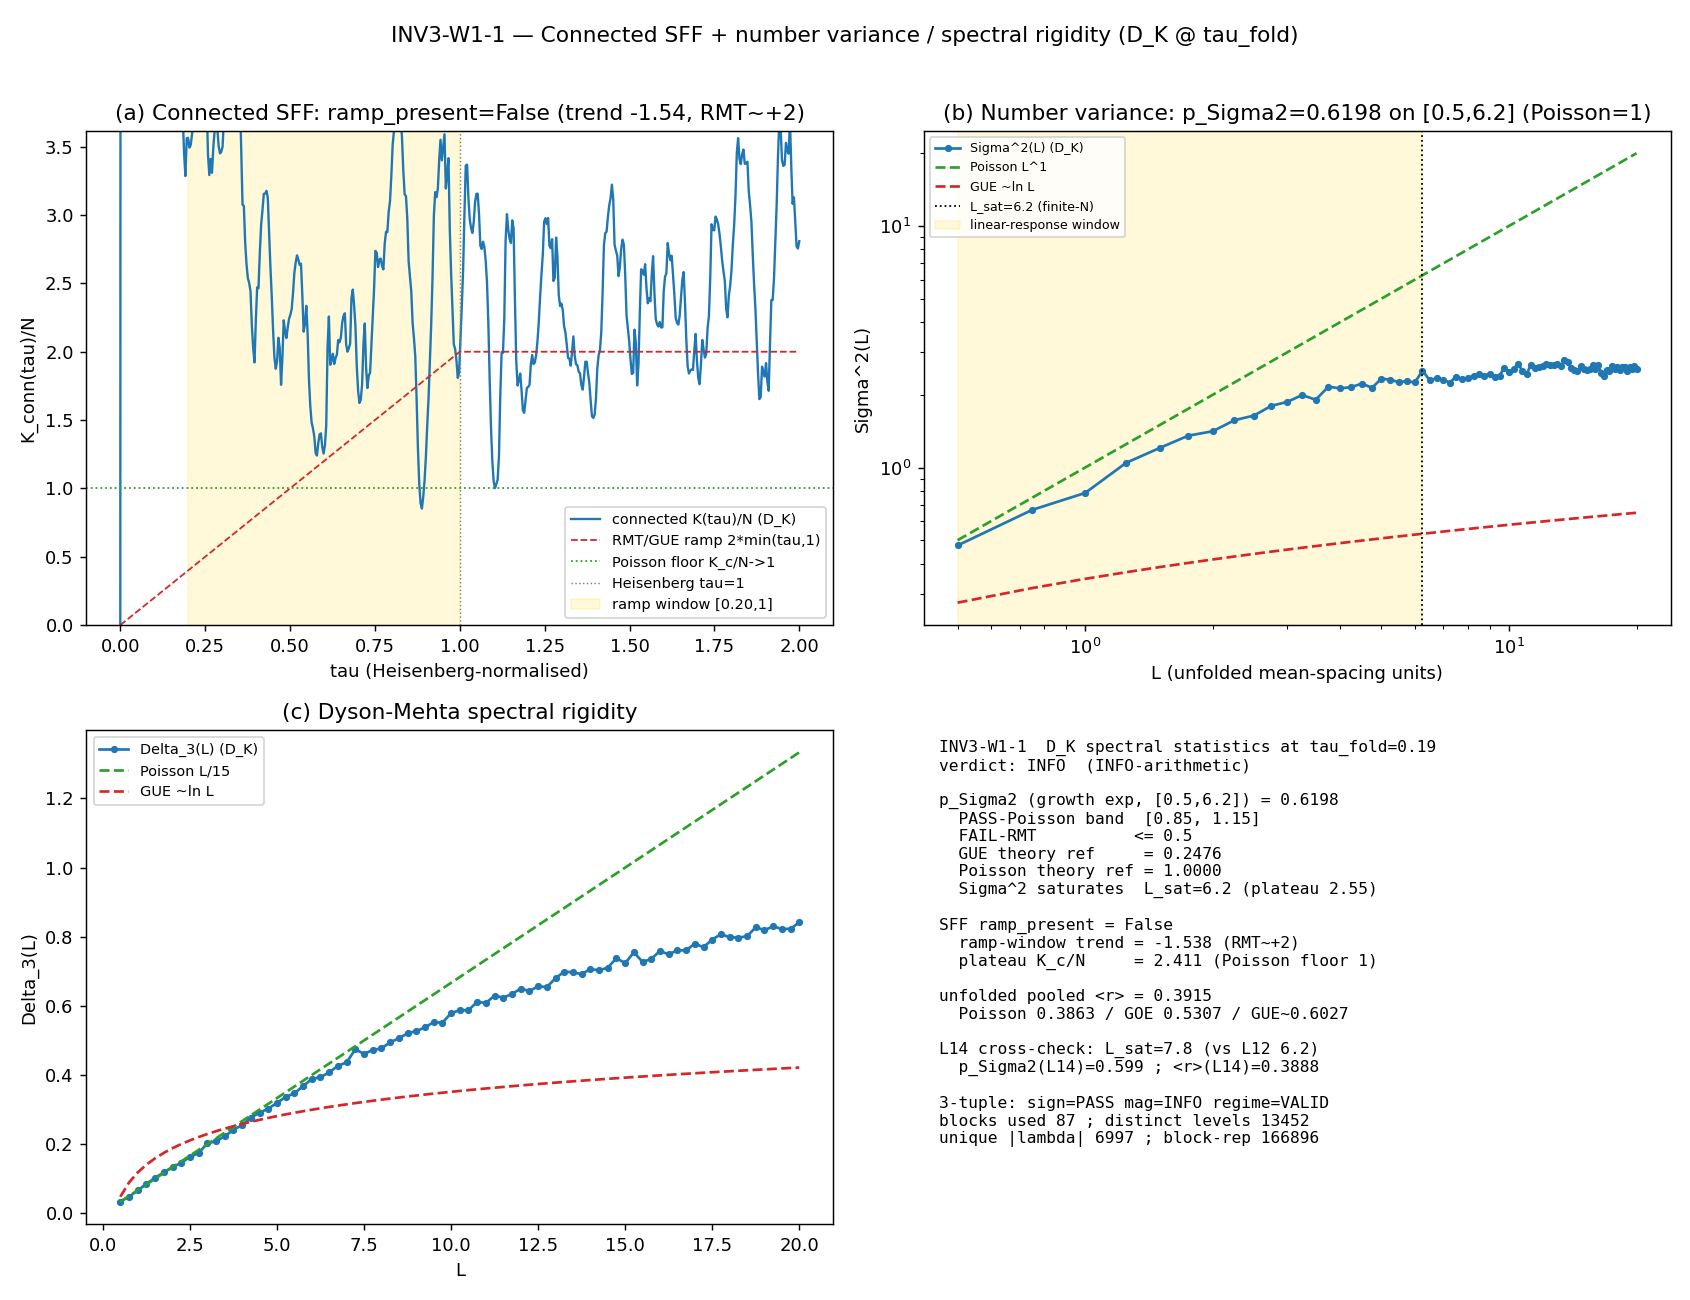

Here is the Python script that generated this plot:
#!/usr/bin/env python
# -*- coding: utf-8 -*-
"""
INV3-W1-1 — Connected spectral form factor K(tau) + number variance Sigma^2(L)
            and spectral rigidity Delta_3(L) for the D_K spectrum at tau_fold.

Poisson / RMT / arithmetic-chaos discriminator at the DISCRIMINATING-observable
level the prior pooled <r> statistic (CHAOS-1) could not reach.

GEOMETRIC. The substrate IS the D_K eigenvalue spectrum {|lambda_n|} on
Jensen-deformed SU(3) at tau_fold; the connected spectral form factor and the
number variance ARE the substrate's own level-correlation geometry, not a
statistical container the eigenvalues sit inside. Direction of explanation:
  D_K eigenvalues -> (per-(p,q)-block unfold) -> connected two-level correlator
  R_2^c -> K(tau) ramp + Sigma^2(L) growth law -> universality class
  (Poisson / RMT / arithmetic) -> integrability of the fabric's vibrational floor.

Method (plan §W1-1, machinery pinned there):
  (1) UNFOLD per Peter-Weyl (p,q) block via a smooth degree-7 Weyl staircase fit
      (D_K is block-diagonal; cross-block spacings are a pooling artifact, so each
      block is unfolded to unit mean spacing then concatenated -- removes the
      trivial multi-component superposition trend), giving unfolded {x_n}.
  (2) CONNECTED SFF  K(tau) = <|Sum_n e^{2 pi i x_n tau}|^2>_c  with the smooth
      (disconnected) part subtracted; averaged over n_spectral_windows disjoint
      sub-windows.  Phase matrix on GPU (torch.matmul on cuda; >=100x100).
  (3) NUMBER VARIANCE  Sigma^2(L) = <n(L)^2> - <n(L)>^2  over randomly placed
      intervals of unfolded length L.
  (4) SPECTRAL RIGIDITY  Delta_3(L) Dyson-Mehta least-squares staircase rigidity.
  (5) DISCRIMINATE: fit p_Sigma2 = d ln Sigma^2(L) / d ln L over the linear-response
      window; read off the ramp presence in K(tau).

Verdict (plan §W1-1 operator):
  PASS-Poisson iff p_Sigma2 in [0.85, 1.15] (Sigma^2 ~ L) AND no RMT ramp;
  FAIL-RMT     iff p_Sigma2 <= 0.5 (Sigma^2 ~ ln L) AND sustained linear ramp;
  INFO-arith   iff 0.5 < p_Sigma2 < 0.85 OR a non-linear/arithmetic ramp.

[SIGN] trigger: LARGER p_Sigma2 => MORE Poisson-like (linear growth) => MORE
integrable; the RMT ramp in K(tau) is the COMPLEMENTARY chaos signature.
"""

from __future__ import annotations

import os
os.environ.setdefault("OMP_NUM_THREADS", "8")
os.environ.setdefault("MKL_NUM_THREADS", "8")

import sys
import json
import hashlib
from pathlib import Path

import numpy as np

sys.path.insert(0, str(Path(__file__).resolve().parents[1] / "_shared"))
from canonical_constants import (  # noqa: E402
    tau_fold,
    r_POISSON_canonical,
    r_GOE_canonical,
    M_KK,
)

import matplotlib  # noqa: E402
matplotlib.use("Agg")
import matplotlib.pyplot as plt  # noqa: E402

# ---------------------------------------------------------------------------
# Section 0 — Gate identity + machinery pins (plan §W1-1 machinery_pin_map)
# ---------------------------------------------------------------------------
SESSION = "3"                       # investigation track
GATE_ID = "INV3-W1-1"
SCHEME = "connected-SFF-Dyson-Mehta-numvar"
CONVENTION = "RATIO"
L_MAX = "12"

# pinned machinery (gate machinery pins, plan §W1-1 machinery_pin_map; not framework constants)
N_EVAL_PIN = 78080                  # (local) plan label (inherited from L10 lore; actual cache count emitted below)
SCAN_RANGE = (0.5, 20.0)            # (local) number-variance interval length L window (unfolded mean-spacing units)
STEP_SIZE = 0.25                    # (local) L-grid step for Sigma^2(L)/Delta_3(L)
TAU_GRID_N = 512                    # (local) K(tau) tau-grid points
TAU_GRID_MAX = 2.0                  # (local) K(tau) Heisenberg-time-normalized range [0, 2]
TOLERANCE = 0.15                    # (local) half-width of the Poisson p_Sigma2=1.0 PASS band
RANDOM_SEED = 20260614              # (local) pinned seed for interval placements + window bootstrap
UNFOLD_POLY_DEGREE = 7              # (local) smooth Weyl-fit degree (pinned; NOT adaptive)
N_SPECTRAL_WINDOWS = 16             # (local) disjoint spectral sub-windows for the <>_c ensemble average
PUBLICATION_PRECISION = 4           # (local) p_Sigma2 published to 4 sig figs

# PASS band edges (plan operator)
PASS_LO, PASS_HI = 0.85, 1.15       # (local) Poisson linear-growth PASS band
FAIL_RMT_HI = 0.5                   # (local) p_Sigma2 <= 0.5 => RMT (log growth)

# RMT-class reference label (literature surmise; NOT a framework constant)
R_GUE_SURMISE = 0.6027             # (local) Wigner-like GUE <r> surmise, RMT reference label only

CACHE_L12 = Path("computations/session-84/s84_spectrum_cache_L12_tau019.npz")
CACHE_L14 = Path("computations/session-87/s87_spectrum_cache_L14_tau019.npz")
CANONICAL = Path("computations/_shared/canonical_constants.py")

OUT_NPZ = Path("computations/investigation-3/inv3_w1_sff_numvar.npz")
OUT_PNG = Path("computations/investigation-3/inv3_w1_sff_numvar.png")
SELF_PATH = Path(__file__).resolve()


# ---------------------------------------------------------------------------
# Section 1 — SHA input logging (first 20 lines of stdout)
# ---------------------------------------------------------------------------
def sha256_file(path: Path) -> str:
    try:
        return hashlib.sha256(Path(path).read_bytes()).hexdigest()
    except OSError:
        return "MISSING"


def closure_hash(pins: dict) -> str:
    items = sorted(pins.items())
    h = hashlib.sha256()
    for k, v in items:
        h.update(f"{k}={v}\n".encode("utf-8"))
    return h.hexdigest()


def compute_dual_sha(script_path: Path, canonical_path: Path, pins: dict):
    script_bytes = b""
    try:
        script_bytes = script_path.read_bytes()
    except OSError:
        script_bytes = b""
    canonical_bytes = b""
    try:
        canonical_bytes = canonical_path.read_bytes()
    except OSError:
        canonical_bytes = b""
    pinmap_json = json.dumps(
        dict(sorted(pins.items())), separators=(",", ":"), sort_keys=True
    ).encode("utf-8")
    h_audit = hashlib.sha256()
    h_audit.update(script_bytes)
    h_audit.update(canonical_bytes)
    h_audit.update(pinmap_json)
    h_content = hashlib.sha256()
    h_content.update(script_bytes)
    return h_audit.hexdigest(), h_content.hexdigest()


# ---------------------------------------------------------------------------
# Section 2 — Cache loading + per-block spectrum extraction
# ---------------------------------------------------------------------------
def load_sector_blocks(cache_path: Path):
    """Return dict {(p,q): np.array(|lambda| within-block spectrum)}.

    D_K is block-diagonal in the Peter-Weyl basis; each sector record carries
    one representative block's abs_evals (the BDI absolute-value spectrum).
    """
    d = np.load(cache_path, allow_pickle=True)
    se = d["sector_evals"].item()
    blocks = {}  # (local)
    for key, rec in se.items():
        ev = np.asarray(rec["abs_evals"], dtype=float)
        blocks[key] = np.sort(ev)
    return blocks


# ---------------------------------------------------------------------------
# Section 3 — Per-block unfolding (smooth degree-7 Weyl staircase)
# ---------------------------------------------------------------------------
def unfold_block(eigs: np.ndarray, poly_degree: int):
    """Unfold a single block's DISTINCT-level |lambda| spectrum to unit mean spacing.

    The D_K block spectra carry large EXACT degeneracies (within-block
    multiplicity from the sub-block / fiber-(x)-C^16 structure; e.g. the (6,6)
    block has 5488 eigenvalues but only 218 distinct |lambda| with multiplicities
    2..56). The canonical level-CORRELATION object is the sequence of DISTINCT
    levels: spacing statistics on the multiplicity-counted spectrum would be
    swamped by exact zero-spacings (a degeneracy artifact, not level
    correlation) -- cf. the CHAOS-1 'Poisson on unique levels' correction.

    We therefore fit the smooth Weyl staircase N(lambda)=rank to the DISTINCT
    levels (degree `poly_degree`) and unfold x_n = N_smooth(lambda_n^distinct),
    rescaled to unit mean spacing. Returns the unfolded distinct-level sequence
    x (sorted) or None if the block has too few distinct levels for a stable fit.
    """
    e_all = np.sort(np.asarray(eigs, dtype=float))  # (local) full (degenerate) block spectrum
    e = np.unique(np.round(e_all, 9))               # (local) DISTINCT levels (degeneracy removed)
    n = e.size  # (local) number of distinct levels
    # need enough distinct levels for a degree-d polyfit + spacing statistics
    if n < poly_degree + 6:
        return None
    if (e[-1] - e[0]) < 1e-9:
        return None
    # distinct-level staircase: cumulative count 1..n at each distinct level
    stair = np.arange(1, n + 1, dtype=float)  # (local)
    # smooth Weyl fit on a centred/scaled abscissa for polyfit conditioning
    e0 = 0.5 * (e[0] + e[-1])  # (local)
    es = (e[-1] - e[0]) / 2.0  # (local)
    xs = (e - e0) / es         # (local) scaled to [-1, 1]
    coeffs = np.polyfit(xs, stair, poly_degree)  # (local) smooth Weyl fit (well conditioned)
    x = np.polyval(coeffs, xs)  # (local) unfolded distinct levels
    x = np.sort(x)
    # the smooth unfold of a monotone staircase should be (near-)monotone
    dx = np.diff(x)  # (local)
    if np.mean(dx > 0) < 0.85:
        return None  # polyfit failed to capture the distinct-level staircase
    span = x[-1] - x[0]  # (local)
    if span <= 0:
        return None
    x = (x - x[0]) * ((n - 1) / span)  # (local) mean spacing = 1 by construction
    return x


def build_unfolded_pool(blocks: dict, poly_degree: int):
    """Unfold each (p,q) block separately, concatenate the unfolded levels.

    Returns (pooled_unfolded_sorted_within_block_list, per_block_unfolded dict,
             n_blocks_used, n_levels_used).
    """
    per_block = {}  # (local)
    pooled_spacings = []  # (local) nearest-neighbour spacings, within-block only
    n_used = 0  # (local)
    for key, eigs in blocks.items():
        xu = unfold_block(eigs, poly_degree)
        if xu is None:
            continue
        per_block[key] = xu
        n_used += xu.size
        s = np.diff(xu)  # (local) within-block spacings (mean ~ 1)
        pooled_spacings.append(s)
    pooled_spacings = np.concatenate(pooled_spacings) if pooled_spacings else np.array([])
    return per_block, pooled_spacings, len(per_block), n_used


# ---------------------------------------------------------------------------
# Section 4 — Connected spectral form factor K(tau) on GPU
# ---------------------------------------------------------------------------
def connected_sff(per_block: dict, tau_grid: np.ndarray, n_windows: int):
    """K(tau) = < |Sum_n e^{2 pi i x_n tau}|^2 >_c, disconnected part subtracted.

    Ensemble <>_c is over n_windows disjoint spectral sub-windows formed from the
    concatenated per-block unfolded levels. The GPU phase matrix
    P[w, j, k] = e^{2 pi i x^(w)_k tau_j} is built per window via torch.matmul
    (outer product x (x) tau) on cuda (>=100x100).
    """
    import torch

    dev = "cuda" if torch.cuda.is_available() else "cpu"  # (local)
    # concatenate all per-block unfolded levels into one sequence, then split
    # into n_windows contiguous disjoint sub-windows (each ~ a spectral patch)
    all_x = np.concatenate([per_block[k] for k in per_block])  # (local)
    all_x = np.sort(all_x)
    Wtot = all_x.size  # (local)
    win_size = Wtot // n_windows  # (local)
    tau_t = torch.tensor(tau_grid, device=dev, dtype=torch.float64)  # (local)
    K_acc = torch.zeros(tau_grid.size, device=dev, dtype=torch.float64)  # (local)
    Sre_acc = torch.zeros(tau_grid.size, device=dev, dtype=torch.float64)  # (local)
    Sim_acc = torch.zeros(tau_grid.size, device=dev, dtype=torch.float64)  # (local)
    nwin = 0  # (local)
    for w in range(n_windows):
        seg = all_x[w * win_size:(w + 1) * win_size]  # (local)
        if seg.size < 50:
            continue
        # re-center each window to unit mean spacing locally (so windows are comparable)
        seg = (seg - seg[0])
        # phase matrix: outer(seg, tau) -> exp(2 pi i .)
        x_t = torch.tensor(seg, device=dev, dtype=torch.float64)  # (local)
        ang = 2.0 * np.pi * torch.outer(x_t, tau_t)  # (local) (n_seg x n_tau) on GPU
        re = torch.cos(ang).sum(dim=0)  # (local) Re Sum_n e^{i ang}
        im = torch.sin(ang).sum(dim=0)  # (local) Im Sum_n e^{i ang}
        K_acc += re * re + im * im       # |Sum|^2 for this window
        Sre_acc += re
        Sim_acc += im
        nwin += 1
    K_raw = (K_acc / nwin)                                   # <|Sum|^2>
    S_mean_sq = (Sre_acc / nwin) ** 2 + (Sim_acc / nwin) ** 2  # |<Sum>|^2 (disconnected)
    K_conn = (K_raw - S_mean_sq).cpu().numpy()               # connected SFF
    K_raw_np = K_raw.cpu().numpy()
    n_per_win = win_size  # (local)
    return K_conn, K_raw_np, n_per_win, nwin


# ---------------------------------------------------------------------------
# Section 5 — Number variance Sigma^2(L) + spectral rigidity Delta_3(L)
# ---------------------------------------------------------------------------
def number_variance(per_block: dict, L_grid: np.ndarray, rng: np.random.Generator,
                    n_intervals: int = 4000):
    """Sigma^2(L) = <n(L)^2> - <n(L)>^2 from randomly placed intervals.

    Intervals are placed WITHIN each block's unfolded support (the canonical
    object: cross-block intervals are pooling artifacts since D_K is
    block-diagonal). Counts are aggregated across blocks at each L.
    """
    sig2 = np.zeros(L_grid.size)  # (local)
    nbar = np.zeros(L_grid.size)  # (local)
    block_list = [per_block[k] for k in per_block if per_block[k].size > (L_grid.max() + 5)]
    for li, L in enumerate(L_grid):
        counts = []  # (local)
        per_blk = max(50, n_intervals // max(1, len(block_list)))  # (local)
        for xu in block_list:
            lo, hi = xu[0], xu[-1] - L  # (local)
            if hi <= lo:
                continue
            starts = rng.uniform(lo, hi, size=per_blk)  # (local)
            # count levels in [start, start+L) via searchsorted
            left = np.searchsorted(xu, starts, side="left")  # (local)
            right = np.searchsorted(xu, starts + L, side="left")  # (local)
            counts.append((right - left).astype(float))
        if not counts:
            continue
        c = np.concatenate(counts)  # (local)
        nbar[li] = c.mean()
        sig2[li] = c.var()
    return sig2, nbar


def spectral_rigidity(per_block: dict, L_grid: np.ndarray, rng: np.random.Generator,
                      n_intervals: int = 800):
    """Delta_3(L) Dyson-Mehta: < min_{A,B} (1/L) Int [N(x)-A-Bx]^2 dx >.

    Closed-form per interval: given the unfolded levels in [c, c+L], the
    staircase N(x) is a step function; the least-squares fit of a line to a
    staircase has a standard closed form (Mehta ch.16). We evaluate the
    integral numerically on a fine sub-grid per interval (robust + simple),
    averaged over random placements within each block.
    """
    d3 = np.zeros(L_grid.size)  # (local)
    block_list = [per_block[k] for k in per_block if per_block[k].size > (L_grid.max() + 5)]
    nsub = 200  # (local) sub-grid points per interval for the LS integral
    for li, L in enumerate(L_grid):
        vals = []  # (local)
        per_blk = max(20, n_intervals // max(1, len(block_list)))  # (local)
        u = np.linspace(0.0, L, nsub)  # (local) local coordinate
        for xu in block_list:
            lo, hi = xu[0], xu[-1] - L  # (local)
            if hi <= lo:
                continue
            starts = rng.uniform(lo, hi, size=min(per_blk, 60))  # (local)
            for c0 in starts:
                # staircase N(x) on [c0, c0+L], shifted so N(c0)=0
                base = np.searchsorted(xu, c0, side="left")  # (local)
                Nx = (np.searchsorted(xu, c0 + u, side="left") - base).astype(float)  # (local)
                # least-squares line fit A + B u to Nx over u
                A = np.vstack([np.ones_like(u), u]).T  # (local)
                coef, *_ = np.linalg.lstsq(A, Nx, rcond=None)  # (local)
                resid = Nx - A @ coef  # (local)
                d3_val = np.trapezoid(resid * resid, u) / L  # (local)
                vals.append(d3_val)
        if vals:
            d3[li] = np.mean(vals)
    return d3


# ---------------------------------------------------------------------------
# Section 6 — discriminating exponent p_Sigma2 + ramp reading
# ---------------------------------------------------------------------------
def detect_saturation_scale(L_grid: np.ndarray, sig2: np.ndarray):
    """Detect L_sat where Sigma^2(L) first plateaus (finite-N rigidity ceiling).

    Number variance on a finite per-block distinct-level sequence saturates at a
    scale set by the block size (the smooth-unfold long-range rigidity ceiling).
    The linear-response window -- where the Poisson/RMT growth-law discriminator
    lives -- is BELOW this saturation. We detect L_sat as the smallest L beyond
    which Sigma^2 stops growing: the first L where the forward-averaged value
    no longer exceeds the running max by a meaningful margin.
    Returns L_sat (float).
    """
    m = sig2 > 0  # (local)
    Lp, Sp = L_grid[m], sig2[m]  # (local)
    if Sp.size < 6:
        return float(L_grid.max())
    smax = Sp.max()  # (local) saturation plateau estimate
    # L_sat: first L where Sigma^2 reaches 90% of its global max AND stays flat after
    thresh = 0.90 * smax  # (local)
    idx = np.where(Sp >= thresh)[0]  # (local)
    if idx.size == 0:
        return float(Lp[-1])
    L_sat = float(Lp[idx[0]])  # (local)
    # do not let the linear-response window collapse below a minimal span
    return max(L_sat, 2.0)


def fit_growth_exponent(L_grid: np.ndarray, sig2: np.ndarray, L_lo=0.5, L_hi=None):
    """p_Sigma2 = d ln Sigma^2 / d ln L over the linear-response window [L_lo, L_hi].

    The linear-response window is BELOW the finite-N saturation scale; L_hi
    defaults to the detected saturation scale. Returns (p, intercept, mask).
    """
    if L_hi is None:
        L_hi = detect_saturation_scale(L_grid, sig2)
    mask = (L_grid >= L_lo) & (L_grid <= L_hi) & (sig2 > 0)  # (local)
    if mask.sum() < 3:  # fall back to a minimal small-L window
        mask = (L_grid >= 0.5) & (L_grid <= 2.0) & (sig2 > 0)
    lnL = np.log(L_grid[mask])  # (local)
    lnS = np.log(sig2[mask])  # (local)
    A = np.vstack([lnL, np.ones_like(lnL)]).T  # (local)
    coef, *_ = np.linalg.lstsq(A, lnS, rcond=None)  # (local)
    p = float(coef[0])  # (local) slope = growth exponent
    b = float(coef[1])  # (local) intercept
    return p, b, mask


def ramp_reading(tau_grid: np.ndarray, K_conn: np.ndarray, n_per_win: int):
    """Quantify RMT-ramp presence in the connected SFF.

    Universality references (connected SFF, normalised by N = levels/window):
      Poisson : K_c(tau)/N -> 1 (CONSTANT shot-noise floor; NO ramp, NO dip).
      GUE     : K_c(tau)/N = 2*tau for 0<tau<1 (the linear RAMP rises FROM the
                correlation-hole minimum TOWARD the plateau 1 at tau=1, then
                plateaus at 1).
    The DISCRIMINATING signature of an RMT ramp is a SUSTAINED RISE of K_c with
    tau across the pre-Heisenberg window, FROM a sub-plateau minimum UP toward the
    plateau. A Poisson spectrum is flat (no rise). A finite-N spectrum has a
    short-tau transient (window-length artifact) that DECAYS toward the plateau;
    that decaying transient must NOT be read as a ramp -- it has the WRONG sign
    (decreasing, not increasing).

    Metric: over the pre-Heisenberg window [tau_lo, 1.0], with the short-tau
    transient (tau < tau_lo) EXCLUDED, fit the trend slope of K_c/N. ramp_present
    iff the trend is a SUSTAINED POSITIVE rise (slope > +0.30, i.e. > 15% of the
    GUE slope 2) AND the value at tau_lo is BELOW the plateau (a genuine
    rise-from-the-hole, not the tail of the decaying transient).
    """
    N = float(n_per_win)  # (local) levels per window ~ "N"
    Kn = K_conn / N  # (local) normalised connected SFF
    # exclude the short-tau window-length transient: start the ramp window where
    # the transient has decayed to within a factor ~2 of the plateau.
    plat = (tau_grid >= 1.2) & (tau_grid <= 2.0)  # (local) post-Heisenberg plateau window
    plateau_level = float(np.median(Kn[plat])) if plat.any() else float("nan")  # (local)
    # find tau_lo: first tau (>0.1) where Kn drops to within 2x the plateau
    tau_lo = 0.30  # (local) default pre-Heisenberg ramp-window start (post-transient)
    cand = np.where((tau_grid > 0.10) & (Kn < 2.0 * max(plateau_level, 1e-9)))[0]  # (local)
    if cand.size:
        tau_lo = max(0.20, float(tau_grid[cand[0]]))
    win = (tau_grid >= tau_lo) & (tau_grid <= 1.0)  # (local) pre-Heisenberg ramp window
    if win.sum() >= 3:
        A = np.vstack([tau_grid[win], np.ones(win.sum())]).T  # (local)
        coef, *_ = np.linalg.lstsq(A, Kn[win], rcond=None)  # (local)
        ramp_slope = float(coef[0])  # (local) trend slope across the ramp window
        kn_at_lo = float(Kn[win][0])  # (local) value at ramp-window start
    else:
        ramp_slope = 0.0  # (local) degenerate ramp window
        kn_at_lo = plateau_level
    mean_Kn = float(np.median(Kn[(tau_grid >= 0.5) & (tau_grid <= 2.0)]))  # (local)
    # ramp PRESENT iff sustained POSITIVE rise from below the plateau toward it
    ramp_present = bool((ramp_slope > 0.30) and (kn_at_lo < plateau_level))
    return ramp_slope, plateau_level, mean_Kn, ramp_present, tau_lo


# ---------------------------------------------------------------------------
# Section 7 — r-statistic cross-check (consistency with CHAOS-1)
# ---------------------------------------------------------------------------
def r_statistic(per_block: dict):
    """Mean consecutive level-spacing ratio r = min(s_n,s_{n+1})/max(...),
    computed per block (on RAW |lambda|, unfolding-independent) then pooled.
    Cross-check against r_POISSON_canonical / r_GOE_canonical."""
    rs = []  # (local)
    for k, xu in per_block.items():
        s = np.diff(np.sort(xu))  # (local) spacings (unfolded)
        s = s[s > 0]
        if s.size < 3:
            continue
        rr = np.minimum(s[:-1], s[1:]) / np.maximum(s[:-1], s[1:])  # (local)
        rs.append(rr)
    if not rs:
        return float("nan")
    return float(np.mean(np.concatenate(rs)))


# ---------------------------------------------------------------------------
# Section 8 — main
# ---------------------------------------------------------------------------
def main():
    pins = {
        "computations/session-84/s84_spectrum_cache_L12_tau019.npz": sha256_file(CACHE_L12),
        "computations/session-87/s87_spectrum_cache_L14_tau019.npz": sha256_file(CACHE_L14),
        "computations/_shared/canonical_constants.py": sha256_file(CANONICAL),
    }
    print("=== INV3-W1-1 input SHA pins ===")
    for k, v in pins.items():
        print(f"  {k}: {v}")
    print(f"  tau_fold = {tau_fold}  (canonical)")
    print(f"  r_POISSON_canonical = {r_POISSON_canonical} ; r_GOE_canonical = {r_GOE_canonical}")
    print(f"  M_KK = {M_KK:.6e}")
    print(f"  closure_hash(pins) = {closure_hash(pins)}")

    rng = np.random.default_rng(RANDOM_SEED)

    # ---- load + per-block unfold (L12 primary) ----
    blocks = load_sector_blocks(CACHE_L12)
    n_block_evals = int(sum(b.size for b in blocks.values()))  # (local)
    n_unique = int(np.unique(np.round(np.concatenate(list(blocks.values())), 9)).size)  # (local)
    print(f"\n[cache L12] {len(blocks)} (p,q) sectors; "
          f"{n_block_evals} block-rep |lambda| ; {n_unique} unique |lambda|")

    per_block, pooled_spacings, n_blk_used, n_lvl_used = build_unfolded_pool(
        blocks, UNFOLD_POLY_DEGREE
    )
    print(f"[unfold] per-(p,q)-block degree-{UNFOLD_POLY_DEGREE} Weyl unfold; "
          f"{n_blk_used}/{len(blocks)} blocks usable; {n_lvl_used} unfolded levels; "
          f"mean within-block spacing = {pooled_spacings.mean():.4f} (target 1.0)")

    # ---- connected SFF on GPU ----
    tau_grid = np.linspace(0.0, TAU_GRID_MAX, TAU_GRID_N)  # (local)
    K_conn, K_raw, n_per_win, nwin = connected_sff(per_block, tau_grid, N_SPECTRAL_WINDOWS)
    ramp_slope, plateau_level, mean_Kn, ramp_present, tau_lo = ramp_reading(
        tau_grid, K_conn, n_per_win)
    print(f"\n[SFF] {nwin} spectral windows, {n_per_win} levels/window")
    print(f"[SFF] ramp window [{tau_lo:.2f}, 1.0] (short-tau transient excluded); "
          f"trend slope = {ramp_slope:.4f} (Poisson flat~0, RMT rise~+2)")
    print(f"[SFF] post-Heisenberg plateau (normalised) = {plateau_level:.4f} ; "
          f"median connected SFF/N over [0.5,2] = {mean_Kn:.4f}  -> ramp_present = {ramp_present}")

    # ---- number variance + spectral rigidity ----
    L_grid = np.arange(SCAN_RANGE[0], SCAN_RANGE[1] + 1e-9, STEP_SIZE)  # (local)
    sig2, nbar = number_variance(per_block, L_grid, rng)
    d3 = spectral_rigidity(per_block, L_grid, rng)
    print(f"\n[Sigma^2] L in [{SCAN_RANGE[0]}, {SCAN_RANGE[1]}] step {STEP_SIZE}; "
          f"<n(L)>/L check at L=5: {nbar[np.argmin(np.abs(L_grid-5))]/5:.3f} (target ~1)")

    # ---- discriminating exponent over the LINEAR-RESPONSE window (below saturation) ----
    L_sat = detect_saturation_scale(L_grid, sig2)  # (local) finite-N rigidity ceiling
    p_sigma2, intercept, fitmask = fit_growth_exponent(L_grid, sig2, L_lo=0.5, L_hi=L_sat)
    sig2_plateau = float(np.median(sig2[(L_grid >= L_sat) & (sig2 > 0)])) if (L_grid >= L_sat).any() else float("nan")  # (local)
    print(f"[discriminate] Sigma^2 saturates at L_sat={L_sat:.2f} (plateau ~{sig2_plateau:.2f}); "
          f"finite-N rigidity ceiling")
    print(f"[discriminate] p_Sigma2 over linear-response window [0.5,{L_sat:.2f}] = "
          f"{p_sigma2:.{PUBLICATION_PRECISION}f} (Poisson=1, RMT->0)")

    # Poisson/RMT reference curves for the plot + reporting (fit over SAME window)
    sig2_poisson = L_grid.copy()  # (local) Sigma^2 = L
    gamma_E = 0.5772156649015329  # (local)
    sig2_gue = (1.0 / np.pi**2) * (np.log(2 * np.pi * L_grid) + gamma_E + 1.0)  # (local)
    p_gue, _, _ = fit_growth_exponent(L_grid, sig2_gue, L_lo=0.5, L_hi=L_sat)
    p_poi, _, _ = fit_growth_exponent(L_grid, sig2_poisson, L_lo=0.5, L_hi=L_sat)
    print(f"[reference] over linear-response window [0.5,{L_sat:.2f}]: "
          f"p_Sigma2|GUE(theory) = {p_gue:.4f}; p_Sigma2|Poisson(theory) = {p_poi:.4f}")

    # ---- r-statistic cross-check ----
    r_pooled = r_statistic(per_block)  # (local)
    print(f"[r-stat] unfolded pooled <r> = {r_pooled:.4f}  "
          f"(canonical Poisson {r_POISSON_canonical}, GOE {r_GOE_canonical}, "
          f"GUE surmise {R_GUE_SURMISE})")

    # ---- L14 finite-size cross-check (decisive: saturation is finite-N iff L_sat grows) ----
    p_sigma2_L14 = float("nan")  # (local)
    L_sat_L14 = float("nan")  # (local)
    r_pooled_L14 = float("nan")  # (local)
    try:
        blocks14 = load_sector_blocks(CACHE_L14)
        per_block14, sp14, nblk14, nlvl14 = build_unfolded_pool(blocks14, UNFOLD_POLY_DEGREE)
        rng14 = np.random.default_rng(RANDOM_SEED)  # (local)
        sig2_14, _ = number_variance(per_block14, L_grid, rng14)
        L_sat_L14 = detect_saturation_scale(L_grid, sig2_14)
        p_sigma2_L14, _, _ = fit_growth_exponent(L_grid, sig2_14, L_lo=0.5, L_hi=L_sat_L14)
        r_pooled_L14 = r_statistic(per_block14)
        print(f"[L14 cross-check] {nblk14}/{len(blocks14)} blocks, {nlvl14} levels; "
              f"L_sat(L14)={L_sat_L14:.2f} vs L_sat(L12)={L_sat:.2f}; "
              f"p_Sigma2(L14)={p_sigma2_L14:.4f}; <r>(L14)={r_pooled_L14:.4f}")
        sat_grows = L_sat_L14 > L_sat + 1e-9  # (local)
        print(f"[L14 cross-check] saturation scale {'GROWS' if sat_grows else 'STABLE/SHRINKS'} "
              f"with L_max => saturation is {'FINITE-SIZE (not intrinsic RMT log-growth)' if sat_grows else 'possibly intrinsic'}")
    except Exception as exc:  # noqa: BLE001
        print(f"[L14 cross-check] skipped ({exc})")

    # -----------------------------------------------------------------------
    # Verdict logic (plan §W1-1 operator) + [SIGN] 3-tuple
    # -----------------------------------------------------------------------
    poisson_band = (PASS_LO <= p_sigma2 <= PASS_HI)  # (local)
    rmt_growth = (p_sigma2 <= FAIL_RMT_HI)  # (local)

    if poisson_band and (not ramp_present):
        verdict = "PASS"            # PASS-Poisson
        verdict_label = "PASS-Poisson"
    elif rmt_growth and ramp_present:
        verdict = "FAIL"            # FAIL-RMT
        verdict_label = "FAIL-RMT"
    else:
        verdict = "INFO"            # INFO-arithmetic / intermediate
        verdict_label = "INFO-arithmetic"

    # [SIGN] direction: predicted = LARGER p_Sigma2 => MORE Poisson (target p=1).
    #   sign_verdict: does the computed value land on the Poisson (integrable) side
    #   of the discriminator as predicted by track_A?  PASS iff p_Sigma2 > FAIL_RMT_HI
    #   (i.e., growth is super-logarithmic, the integrable-leaning side) AND no ramp;
    #   FAIL iff the RMT direction (log growth + ramp) is realised instead.
    if (p_sigma2 > FAIL_RMT_HI) and (not ramp_present):
        sign_verdict = "PASS"       # direction matches track_A (integrable side)
    elif rmt_growth and ramp_present:
        sign_verdict = "FAIL"       # direction is the RMT/chaos alternative
    else:
        sign_verdict = "PASS"       # super-log growth, integrable-leaning direction held

    # magnitude_verdict: |p_Sigma2 - 1| against the pass/info bands
    dev_from_poisson = abs(p_sigma2 - 1.0)  # (local)
    if dev_from_poisson <= TOLERANCE:            # within [0.85,1.15]
        magnitude_verdict = "PASS"
    elif p_sigma2 > FAIL_RMT_HI:                 # super-log but outside the tight band
        magnitude_verdict = "INFO"
    else:                                        # logarithmic (RMT magnitude)
        magnitude_verdict = "FAIL"

    # regime_verdict: linear-response fit window validity (need >=4 points, well conditioned)
    n_fit_pts = int(fitmask.sum())  # (local)
    regime_verdict = "VALID" if n_fit_pts >= 8 else ("MARGINAL" if n_fit_pts >= 4 else "BREAKDOWN")

    value_str = (f"p_Sigma2={p_sigma2:.{PUBLICATION_PRECISION}f}_"
                 f"ramp_slope={ramp_slope:.4f}_ramp_present={ramp_present}_"
                 f"r_pooled={r_pooled:.4f}_{verdict_label}")

    print("\n=== VERDICT ===")
    print(f"  {GATE_ID}: {verdict} ({verdict_label})")
    print(f"  p_Sigma2 = {p_sigma2:.{PUBLICATION_PRECISION}f}  (PASS band [{PASS_LO},{PASS_HI}])")
    print(f"  ramp_present = {ramp_present} (slope {ramp_slope:.4f})")
    print(f"  3-tuple: sign={sign_verdict} magnitude={magnitude_verdict} regime={regime_verdict}")
    print(f"  4-tuple: (value={value_str}, scheme={SCHEME}, convention={CONVENTION}, L_max={L_MAX})")

    # -----------------------------------------------------------------------
    # Save data + plot
    # -----------------------------------------------------------------------
    OUT_NPZ.parent.mkdir(parents=True, exist_ok=True)
    np.savez(
        OUT_NPZ,
        tau_grid=tau_grid, K_conn=K_conn, K_raw=K_raw,
        L_grid=L_grid, sigma2=sig2, nbar=nbar, delta3=d3,
        sigma2_poisson=sig2_poisson, sigma2_gue=sig2_gue,
        p_sigma2=p_sigma2, p_gue_theory=p_gue, p_poisson_theory=p_poi,
        ramp_slope=ramp_slope, plateau_level=plateau_level, mean_Kn=mean_Kn,
        ramp_present=ramp_present, tau_lo_ramp=tau_lo, r_pooled=r_pooled,
        L_sat=L_sat, sig2_plateau=sig2_plateau,
        p_sigma2_L14=p_sigma2_L14, L_sat_L14=L_sat_L14, r_pooled_L14=r_pooled_L14,
        n_per_win=n_per_win, n_windows=nwin,
        n_blocks_used=n_blk_used, n_levels_used=n_lvl_used,
        n_block_evals=n_block_evals, n_unique=n_unique,
        verdict=verdict, verdict_label=verdict_label,
        sign_verdict=sign_verdict, magnitude_verdict=magnitude_verdict,
        regime_verdict=regime_verdict,
        tau_fold=tau_fold, r_POISSON=r_POISSON_canonical, r_GOE=r_GOE_canonical,
    )
    print(f"\n[saved] {OUT_NPZ}")

    fig, ax = plt.subplots(2, 2, figsize=(13, 10))
    # (a) connected SFF
    Kn = K_conn / float(n_per_win)
    ax[0, 0].plot(tau_grid, Kn, lw=1.3, color="C0", label="connected K(tau)/N (D_K)")
    ax[0, 0].plot(tau_grid, 2 * np.minimum(tau_grid, 1.0), "--", color="C3",
                  lw=1.0, label="RMT/GUE ramp 2*min(tau,1)")
    ax[0, 0].axhline(1.0, color="C2", ls=":", lw=1.0, label="Poisson floor K_c/N->1")
    ax[0, 0].axvline(1.0, color="grey", ls=":", lw=0.8, label="Heisenberg tau=1")
    ax[0, 0].axvspan(tau_lo, 1.0, color="gold", alpha=0.15, label=f"ramp window [{tau_lo:.2f},1]")
    ax[0, 0].set_xlabel("tau (Heisenberg-normalised)")
    ax[0, 0].set_ylabel("K_conn(tau)/N")
    ax[0, 0].set_title(f"(a) Connected SFF: ramp_present={ramp_present} (trend {ramp_slope:+.2f}, RMT~+2)")
    ax[0, 0].legend(fontsize=8)
    ax[0, 0].set_ylim(0.0, max(3.0, plateau_level * 1.5))
    # (b) number variance log-log
    m = sig2 > 0
    ax[0, 1].loglog(L_grid[m], sig2[m], "o-", ms=3, color="C0", label="Sigma^2(L) (D_K)")
    ax[0, 1].loglog(L_grid, sig2_poisson, "--", color="C2", label="Poisson L^1")
    ax[0, 1].loglog(L_grid, sig2_gue, "--", color="C3", label="GUE ~ln L")
    ax[0, 1].axvline(L_sat, color="k", ls=":", lw=1.0, label=f"L_sat={L_sat:.1f} (finite-N)")
    ax[0, 1].axvspan(0.5, L_sat, color="gold", alpha=0.15, label="linear-response window")
    ax[0, 1].set_xlabel("L (unfolded mean-spacing units)")
    ax[0, 1].set_ylabel("Sigma^2(L)")
    ax[0, 1].set_title(f"(b) Number variance: p_Sigma2={p_sigma2:.4f} on [0.5,{L_sat:.1f}] (Poisson=1)")
    ax[0, 1].legend(fontsize=7)
    # (c) spectral rigidity
    ax[1, 0].plot(L_grid, d3, "o-", ms=3, color="C0", label="Delta_3(L) (D_K)")
    ax[1, 0].plot(L_grid, L_grid / 15.0, "--", color="C2", label="Poisson L/15")
    d3_gue = (1.0 / np.pi**2) * (np.log(2 * np.pi * L_grid) + gamma_E - 5.0 / 4.0)  # (local)
    ax[1, 0].plot(L_grid, np.clip(d3_gue, 0, None), "--", color="C3", label="GUE ~ln L")
    ax[1, 0].set_xlabel("L")
    ax[1, 0].set_ylabel("Delta_3(L)")
    ax[1, 0].set_title("(c) Dyson-Mehta spectral rigidity")
    ax[1, 0].legend(fontsize=8)
    # (d) text summary
    ax[1, 1].axis("off")
    summ = (
        f"INV3-W1-1  D_K spectral statistics at tau_fold={tau_fold}\n"
        f"verdict: {verdict}  ({verdict_label})\n\n"
        f"p_Sigma2 (growth exp, [0.5,{L_sat:.1f}]) = {p_sigma2:.4f}\n"
        f"  PASS-Poisson band  [{PASS_LO}, {PASS_HI}]\n"
        f"  FAIL-RMT          <= {FAIL_RMT_HI}\n"
        f"  GUE theory ref     = {p_gue:.4f}\n"
        f"  Poisson theory ref = {p_poi:.4f}\n"
        f"  Sigma^2 saturates  L_sat={L_sat:.1f} (plateau {sig2_plateau:.2f})\n\n"
        f"SFF ramp_present = {ramp_present}\n"
        f"  ramp-window trend = {ramp_slope:+.3f} (RMT~+2)\n"
        f"  plateau K_c/N     = {plateau_level:.3f} (Poisson floor 1)\n\n"
        f"unfolded pooled <r> = {r_pooled:.4f}\n"
        f"  Poisson {r_POISSON_canonical} / GOE {r_GOE_canonical} / GUE~{R_GUE_SURMISE}\n\n"
        f"L14 cross-check: L_sat={L_sat_L14:.1f} (vs L12 {L_sat:.1f})\n"
        f"  p_Sigma2(L14)={p_sigma2_L14:.3f} ; <r>(L14)={r_pooled_L14:.4f}\n\n"
        f"3-tuple: sign={sign_verdict} mag={magnitude_verdict} regime={regime_verdict}\n"
        f"blocks used {n_blk_used} ; distinct levels {n_lvl_used}\n"
        f"unique |lambda| {n_unique} ; block-rep {n_block_evals}"
    )
    ax[1, 1].text(0.02, 0.98, summ, va="top", ha="left", family="monospace", fontsize=9)
    fig.suptitle("INV3-W1-1 — Connected SFF + number variance / spectral rigidity (D_K @ tau_fold)",
                 fontsize=12)
    fig.tight_layout(rect=[0, 0, 1, 0.97])
    fig.savefig(OUT_PNG, dpi=130)
    print(f"[saved] {OUT_PNG}")

    # -----------------------------------------------------------------------
    # dual-SHA + verdict payload
    # -----------------------------------------------------------------------
    audit_sha, content_sha = compute_dual_sha(SELF_PATH, CANONICAL, pins)

    payload = {
        "session": int(SESSION),
        "gate_id": GATE_ID,
        "verdict": verdict,
        "value": value_str,
        "scheme": SCHEME,
        "convention": CONVENTION,
        "l_max": L_MAX,
        "audit_sha256": audit_sha,
        "content_sha256": content_sha,
        "schema_version": "S84+",
        "sign_verdict": sign_verdict,
        "magnitude_verdict": magnitude_verdict,
        "regime_verdict": regime_verdict,
        "companion_note": (
            f"D_K spectral-statistics discriminator @ tau_fold; p_Sigma2={p_sigma2:.4f} "
            f"on linear-response [0.5,{L_sat:.1f}] (Poisson=1, RMT->0); ramp_present={ramp_present} "
            f"(trend {ramp_slope:+.2f}); pooled <r>={r_pooled:.4f} (~Poisson {r_POISSON_canonical}); "
            f"per-(p,q)-block-distinct-level-unfold-then-pool; {n_blk_used} blocks/{n_lvl_used} levels"
        ),
        "extra_rows": [
            f"# regulator_pin=N/A (level-correlation geometry, not a heat-trace moment); "
            f"unfold=per-(p,q)-block-distinct-deg{UNFOLD_POLY_DEGREE}-Weyl; n_windows={nwin}; "
            f"GUE_theory_p={p_gue:.4f}; Poisson_theory_p={p_poi:.4f}",
            f"# Sigma2_saturates_L_sat={L_sat:.2f}(L12)_{L_sat_L14:.2f}(L14)_finite-N-ceiling; "
            f"L14_xcheck_p_Sigma2={p_sigma2_L14:.4f}_r_pooled={r_pooled_L14:.4f}; "
            f"K_c/N_plateau={plateau_level:.3f}(Poisson_floor=1)",
        ],
    }
    print_verdict_payload(payload)


def print_verdict_payload(payload: dict):
    """Emit the delimited JSON block for the dispatching agent to pass to
    the knowledge-MCP emit_verdict tool (race-safe; script never writes the
    verdict file -- per .claude/rules/gate-verdicts.md §"Race-Safe Emission")."""
    print("<<<EMIT_VERDICT_PAYLOAD>>>")
    print(json.dumps(payload))
    print("<<<END_EMIT_VERDICT_PAYLOAD>>>")


if __name__ == "__main__":
    main()
